Frame 1 (no input): blank canvas, image omitted
Frame 60 (no input): blank canvas, image omitted
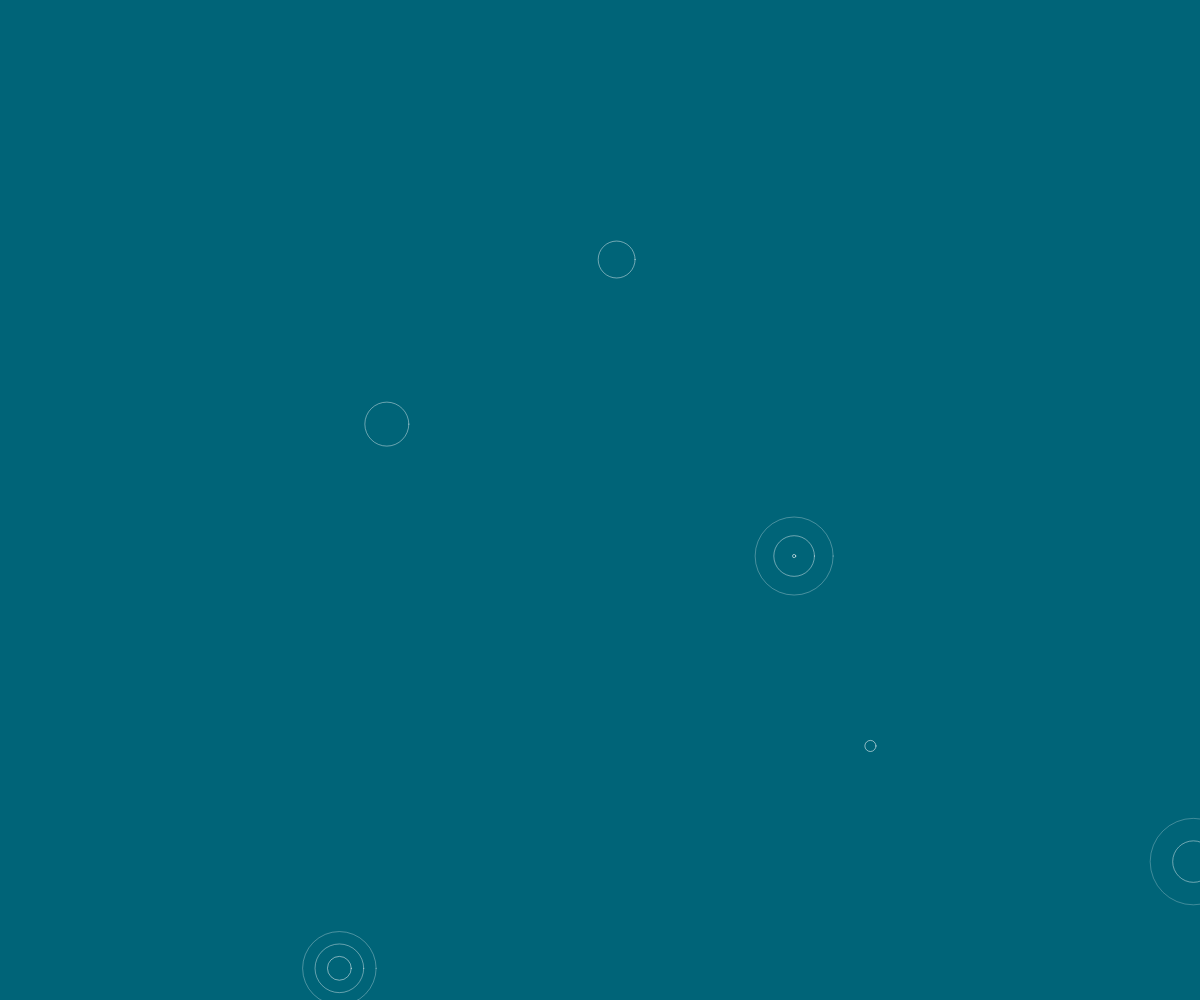
Frame 120 (the mouse pressed at the canvas centre since frame 60)

The p5.js sketch whose frames 1 and 60 were blank and that drew this single picture after the mouse press (run headless with seeded random() and noise() and a simulated clock; from frame 60 on, the mouse is pressed at the canvas centre):

// p5.js sketch
// ── sketch.js
var drops = [];

function setup() {
  createCanvas(windowWidth,windowHeight);
  noFill();
  stroke(255);
  strokeWeight(1);
}

function mouseClicked() {
  drops.push(new Drop(mouseX, mouseY, random(2,6), random(20,60), random(1,2)));
}

function draw() {
  background(0,100,120);
  for (var i = 0; i < drops.length; i++) {
    drops[i].draw();
    if(drops[i].over) drops.splice(i,1);
  }
  if (random(0,1) > 0.95) {
    drops.push(new Drop(random(0, width), random(0, height), random(2,6), random(20,60), random(1, 2) ));
  }
}

function Drop(x, y, limit, timing, speed) {
  this.x = x;
  this.y = y;
  this.speed = speed;
  this.count = 0;
  this.limit = limit;
  this.ripcount = 0;
  this.timing = int(timing);
  this.stop = false;
  this.over = false;
  this.ripples = [];

  this.draw = function() {
    if(this.count % this.timing == 0 && !this.stop) {
      this.ripples.push(new Ripple(this.x, this.y, this.speed));
      this.ripcount++;
    }
    if(this.ripcount > this.limit)
      this.stop = true;
    if(this.stop && this.ripples.length == 0)
      this.over = true;

    for (var i = 0; i < this.ripples.length; i++) {
      this.ripples[i].move();
      if(this.ripples[i].s >= 255) this.ripples.splice(i,1);
    }
    this.count++;
  }
}

function Ripple(x,y, speed) {
  this.x = x;
  this.y = y;
  this.s = speed;
  this.speed = speed;
  this.move = function() {
    stroke(255, 150-this.s)
    ellipse(this.x,this.y,this.s);
    this.s+=this.speed;
  }
}
